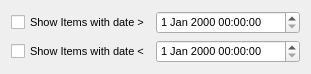
<?xml version="1.0" encoding="UTF-8"?>
<ui version="4.0">
 <class>idfilter</class>
 <widget class="QWidget" name="idfilter">
  <property name="windowModality">
   <enum>Qt::ApplicationModal</enum>
  </property>
  <property name="geometry">
   <rect>
    <x>0</x>
    <y>0</y>
    <width>311</width>
    <height>72</height>
   </rect>
  </property>
  <property name="font">
   <font>
    <pointsize>8</pointsize>
   </font>
  </property>
  <property name="windowTitle">
   <string>Filter</string>
  </property>
  <layout class="QGridLayout" name="gridLayout">
   <property name="horizontalSpacing">
    <number>0</number>
   </property>
   <item row="0" column="0">
    <widget class="QCheckBox" name="morecheckBox">
     <property name="text">
      <string>Show Items with date &gt;</string>
     </property>
    </widget>
   </item>
   <item row="2" column="0">
    <widget class="QCheckBox" name="lesscheckBox">
     <property name="text">
      <string>Show Items with date &lt;</string>
     </property>
    </widget>
   </item>
   <item row="0" column="1">
    <widget class="QDateTimeEdit" name="moredateTimeEdit"/>
   </item>
   <item row="2" column="1">
    <widget class="QDateTimeEdit" name="lessdateTimeEdit"/>
   </item>
  </layout>
 </widget>
 <resources/>
 <connections>
  <connection>
   <sender>lesscheckBox</sender>
   <signal>toggled(bool)</signal>
   <receiver>lessdateTimeEdit</receiver>
   <slot>setEnabled(bool)</slot>
   <hints>
    <hint type="sourcelabel">
     <x>87</x>
     <y>162</y>
    </hint>
    <hint type="destinationlabel">
     <x>238</x>
     <y>162</y>
    </hint>
   </hints>
  </connection>
  <connection>
   <sender>morecheckBox</sender>
   <signal>toggled(bool)</signal>
   <receiver>moredateTimeEdit</receiver>
   <slot>setEnabled(bool)</slot>
   <hints>
    <hint type="sourcelabel">
     <x>87</x>
     <y>76</y>
    </hint>
    <hint type="destinationlabel">
     <x>238</x>
     <y>76</y>
    </hint>
   </hints>
  </connection>
 </connections>
</ui>
